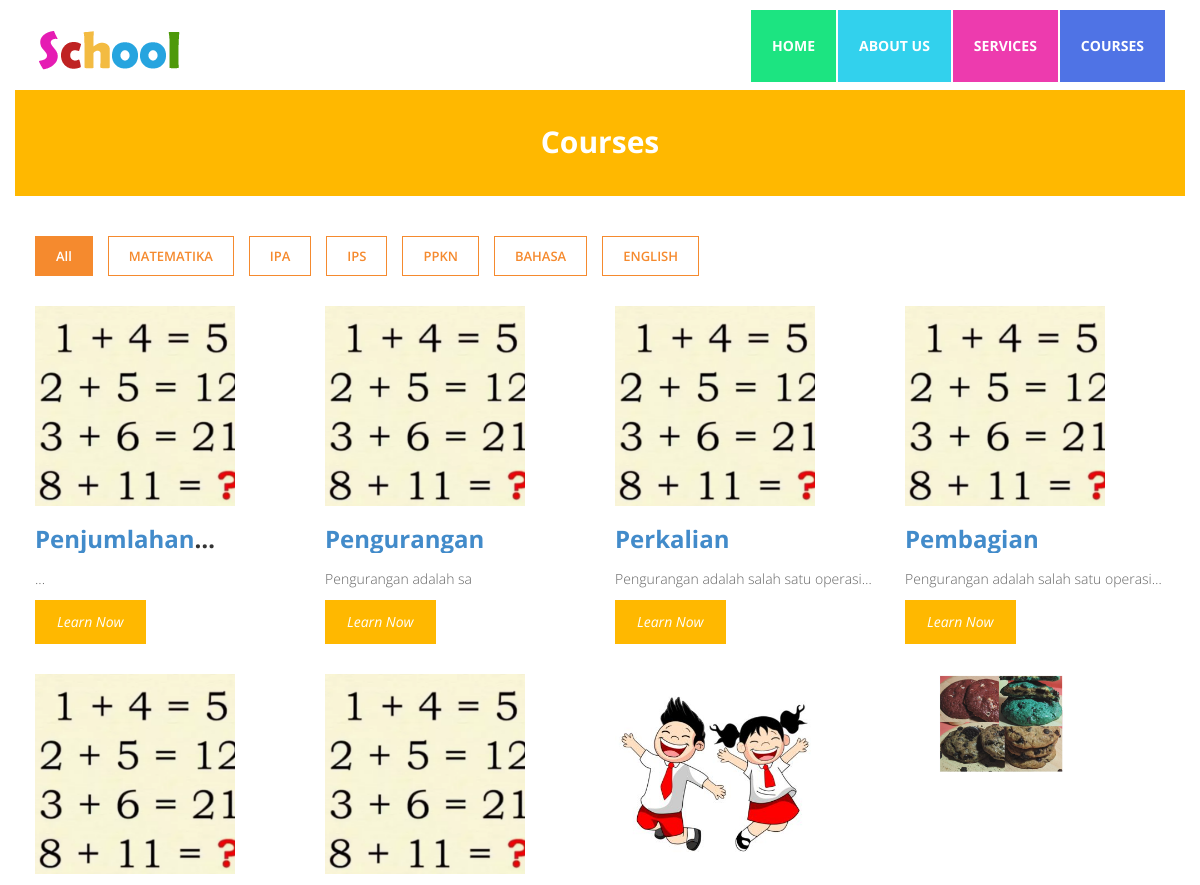
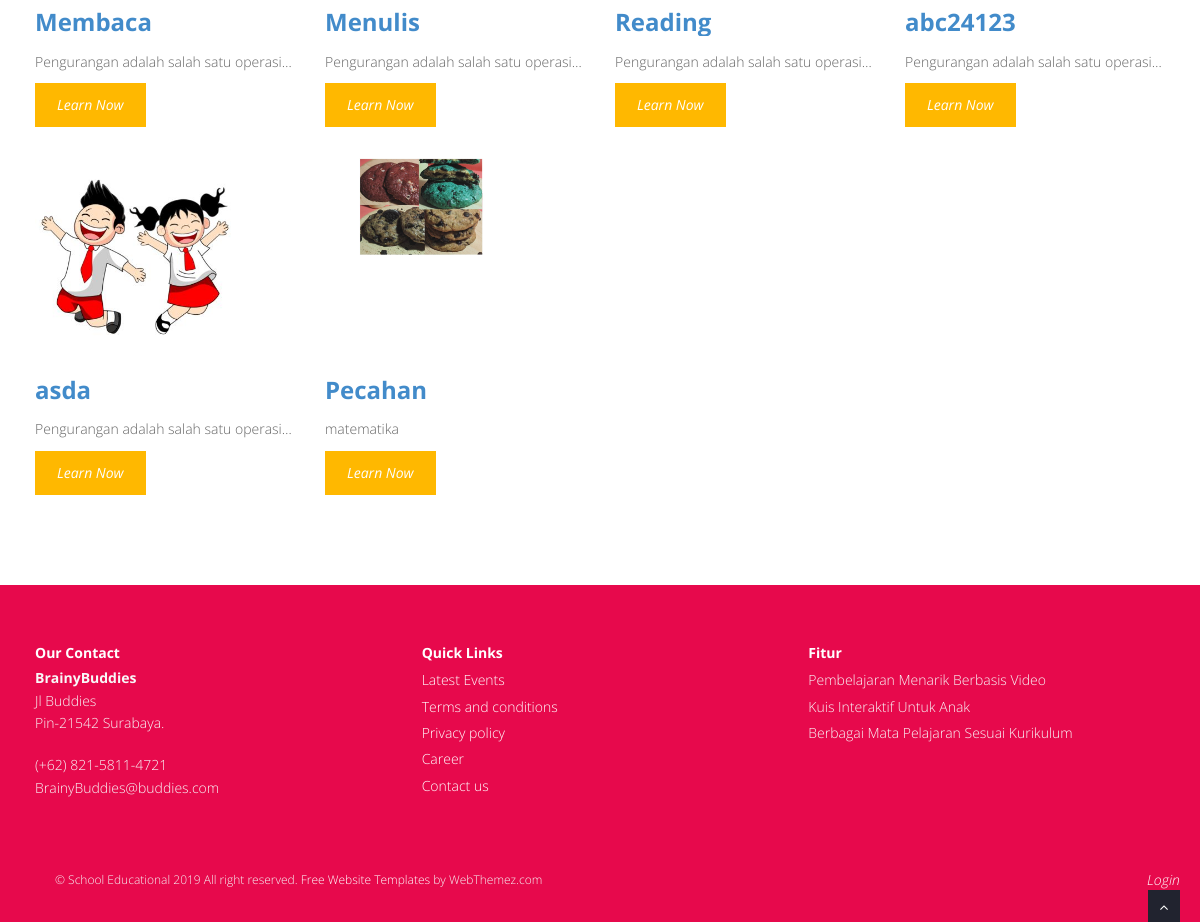
Page /index.php/courses on the committed database (2 pictures, top to bottom).
### tables this page shows
CREATE TABLE `materi` (
  `id_materi` int(11) NOT NULL,
  `nama_materi` varchar(200) NOT NULL,
  `mata_pelajaran` enum('matematika','ipa','ips','ppkn','bahasa','english') NOT NULL,
  `img` varchar(200) NOT NULL,
  `deskripsi` varchar(500) NOT NULL,
  `materi` varchar(5000) NOT NULL,
  `link_youtube` varchar(500) NOT NULL
);

### function/crud.php (called while the page is built, shortened)
<?php
function read($table){
    include "function/conn.php";
    $hasil = mysqli_query($conn, "SELECT * FROM ".$table);
    return $hasil;
}

### views/user/courses.php (the view, shortened to what this page needs)
<?php
include "views/user/partials/head.php";
?>
<body>
	<div id="wrapper" class="home-page">
		<?php
		include "views/user/partials/header.php";
		?>
		<section id="inner-headline">
			<div class="container">
				<div class="row">
					<div class="col-lg-12">
						<h2 class="pageTitle">Courses</h2>
					</div>
				</div>
			</div>
		</section>
		<section id="content">
			<div class="container">
				<div class="row">
					<div class="col-lg-12">
						<ul class="portfolio-categ filter">
							<li class="all active"><a href="#">All</a></li>
							<li class="matematika"><a href="#" title="">MATEMATIKA</a></li>
							<li class="ipa"><a href="#" title="">IPA</a></li>
							<li class="ips"><a href="#" title="">IPS</a></li>
							<li class="ppkn"><a href="#" title="">PPKN</a></li>
							<li class="bahasa"><a href="#" title="">BAHASA</a></li>
							<li class="english"><a href="#" title="">ENGLISH</a></li>
						</ul>
						<div class="clearfix">
						</div>
						<div class="row">
							<section id="projects">
								<ul id="thumbs" class="portfolio">
									<?php
									include 'function/crud.php';
									$temp = read("materi");
									while ($data = mysqli_fetch_array($temp)) { ?>
										<li class="item-thumbs col-lg-3 design" data-id="id-0" data-type="<?= $data['mata_pelajaran'] ?>">
											<img style="width:200px; height:200px; object-fit:cover;" src="src/img/<?= $data['img'] ?>" alt="">
											<div class="caption">
												<h3 style="overflow: hidden;display: -webkit-box;-webkit-line-clamp: 1;line-clamp: 1;-webkit-box-orient: vertical;"> <a href="course/<?= $data['nama_materi'] ?>"><?= $data['nama_materi'] ?> </a></h3>
												<p style="overflow: hidden;display: -webkit-box;-webkit-line-clamp: 1;line-clamp: 1;-webkit-box-orient: vertical;"><?=$data['deskripsi']?><?php if($data['deskripsi'] == ''){echo"...";} ?></p>
												<a href="course/<?= $data['nama_materi'] ?>" class="btn btn-primary">
													<div><i>Learn Now</i></div>
												</a>
											</div>
										</li>
									<?php } ?>
								</ul>
							</section>
						</div>
					</div>
				</div>
			</div>
		</section>
		<?php
		include "views/user/partials/footer.php";
		?>
	</div>
	<a href="#" class="scrollup"><i class="fa fa-angle-up active"></i></a>
	<?php
	include "views/user/partials/foot.php";
	?>

### index.php (shortened to what this page needs)
<?php
$request = $_SERVER['REQUEST_URI'];
$link = explode("/",$request);
switch ($link[1].$link[2]) {
    case $link[1] . 'courses':
        require "views/user/courses.php";
        break;
}

### views/user/partials/head.php (shortened to what this page needs)
<!DOCTYPE html>
<html lang="en">
<head>
  <?php if ($link[2] == "course" || $link[2] == "edit") {
  ?>
    <link href="../src/css/bootstrap.min.css" rel="stylesheet" />
    <link href="../src/css/fancybox/jquery.fancybox.css" rel="stylesheet">
    <link href="../src/css/jcarousel.css" rel="stylesheet" />
    <link href="../src/css/flexslider.css" rel="stylesheet" />
    <link href="../src/js/owl-carousel/owl.carousel.css" rel="stylesheet">
    <link href="../src/css/style.css" rel="stylesheet" />
  <?php } else { ?>
    <link href="src/css/bootstrap.min.css" rel="stylesheet" />
    <link href="src/css/fancybox/jquery.fancybox.css" rel="stylesheet">
    <link href="src/css/jcarousel.css" rel="stylesheet" />
    <link href="src/css/flexslider.css" rel="stylesheet" />
    <link href="src/js/owl-carousel/owl.carousel.css" rel="stylesheet">
    <link href="src/css/style.css" rel="stylesheet" />
  <?php } ?>
</head>

### views/user/partials/header.php (shortened to what this page needs)
<header>
    <div class="navbar navbar-default navbar-static-top">
        <div class="container">
            <div class="navbar-header">
                <a class="navbar-brand" href="/brainybuddies"><img src='<?php if ($link[2] == "course" || $link[2] == "edit") {?>
    ../src/img/logo.png
  <?php } else { ?>
    src/img/logo.png
  <?php } ?>' alt="logo" /></a>
            </div>
            <div class="navbar-collapse collapse ">
                <ul class="nav navbar-nav">
                    <li class="active"><a href="/<?=$link[1]?>/">Home</a></li>
                    <li class="active"><a href="/<?=$link[1]?>/about">About Us</a></li>
                    <li class="active"><a href="/<?=$link[1]?>/services">Services</a></li>
                    <li class="active"><a href="/<?=$link[1]?>/courses">Courses</a></li>
                </ul>
            </div>
        </div>
    </div>
</header>

### views/user/partials/footer.php (shortened to what this page needs)
<footer>
    <div class="container">
        <div class="row">
            <div class="col-lg-4">
                <div class="widget">
                    <h5 class="widgetheading">Our Contact</h5>
                    <address>
                        <strong>BrainyBuddies</strong><br>
                        Jl Buddies<br>
                        Pin-21542 Surabaya.
                    </address>
                    <p>
                        <i class="icon-phone"></i> (+62) 821-5811-4721 <br>
                        <i class="icon-envelope-alt"></i> BrainyBuddies@buddies.com
                    </p>
                </div>
            </div>
            <div class="col-lg-4">
                <div class="widget">
                    <h5 class="widgetheading">Quick Links</h5>
                    <ul class="link-list">
                        <li><a href="#">Latest Events</a></li>
                        <li><a href="#">Terms and conditions</a></li>
                        <li><a href="#">Privacy policy</a></li>
                        <li><a href="#">Career</a></li>
                        <li><a href="#">Contact us</a></li>
                    </ul>
                </div>
            </div>
            <div class="col-lg-4">
                <div class="widget">
                    <h5 class="widgetheading">Fitur</h5>
                    <ul class="link-list">
                        <li>Pembelajaran Menarik Berbasis Video</li>
                        <li>Kuis Interaktif Untuk Anak</li>
                        <li>Berbagai Mata Pelajaran Sesuai Kurikulum</li>
                    </ul>
                </div>
            </div>
    </div>
    <div id="sub-footer">
        <div class="container">
            <div class="row">
                <div class="col-lg-6">
                    <div class="copyright">
                        <p>
                            <span>&copy; School Educational 2019 All right reserved. </span> <a href="https://webthemez.com/tag/free" target="_blank">Free Website Templates</a> by WebThemez.com
                        </p>
                    </div>
                </div>
                <div class="col-lg-6">
                    <ul class="social-network">
                        <?php if (isset($_SESSION['email'])) { ?><li><a href="/<?=$link[1]?>/logout" data-placement="top" title="Logout"><i class="">Logout</i></a></li><?php } else { ?>
                        <li><a href="/<?=$link[1]?>/login" data-placement="top" title="Login"><i class="">Login</i></a></li><?php } ?>
                    </ul>
                </div>
            </div>
        </div>
    </div>
</footer>

### views/user/partials/foot.php (shortened to what this page needs)
</body>
</html>

### rows in the picture
materi: img (picture)
materi: img (picture), nama_materi "Pengurangan", deskripsi "Pengurangan adalah sa"
materi: img (picture), nama_materi "Perkalian", deskripsi "Pengurangan adalah salah satu…"
materi: img (picture), nama_materi "Pembagian", deskripsi "Pengurangan adalah salah satu…"
materi: img (picture), nama_materi "Membaca", deskripsi "Pengurangan adalah salah satu…"
materi: img (picture), nama_materi "Menulis", deskripsi "Pengurangan adalah salah satu…"
materi: img (picture), nama_materi "Reading", deskripsi "Pengurangan adalah salah satu…"
materi: img (picture), nama_materi "abc24123", deskripsi "Pengurangan adalah salah satu…"
materi: img (picture), nama_materi "asda", deskripsi "Pengurangan adalah salah satu…"
materi: img (picture), nama_materi "Pecahan", deskripsi "matematika"
